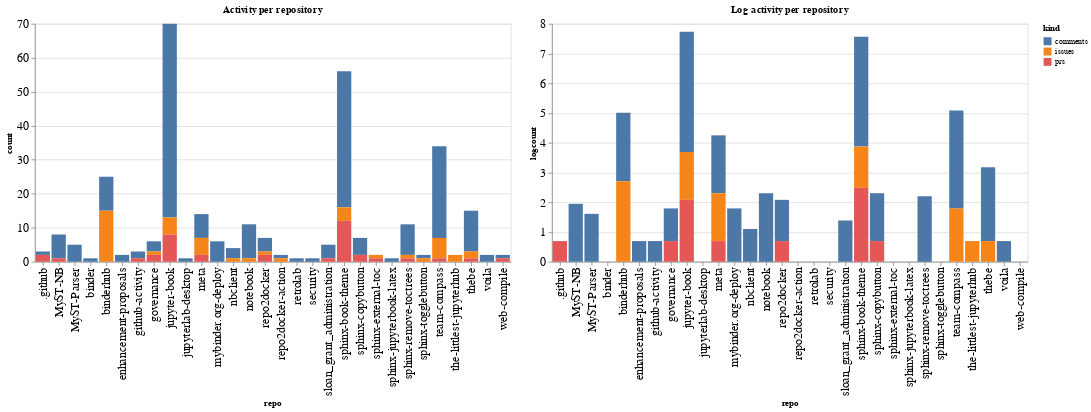

The code cell stored with this chart in its notebook:
### Code cell
ch1 = alt.Chart(repo_summaries, width=600, title="Activity per repository").mark_bar().encode(
    x='repo',
    y='count',
    color='kind',
    tooltip="kind"
)

ch2 = alt.Chart(repo_summaries, width=600, title="Log activity per repository").mark_bar().encode(
    x='repo',
    y='logcount',
    color='kind',
    tooltip="kind"
)

ch1 | ch2

### Figure 1 — Vega-Lite specification as saved in the notebook (floating-point values rounded to 4 significant figures)
{"config": {"axisLeft": {"labelFontSize": 15}, "axisBottom": {"labelFontSize": 15}}, "hconcat": [{"mark": "bar", "encoding": {"color": {"type": "nominal", "field": "kind"}, "tooltip": {"type": "nominal", "field": "kind"}, "x": {"type": "nominal", "field": "repo"}, "y": {"type": "quantitative", "field": "count"}}, "title": "Activity per repository", "width": 600}, {"mark": "bar", "encoding": {"color": {"type": "nominal", "field": "kind"}, "tooltip": {"type": "nominal", "field": "kind"}, "x": {"type": "nominal", "field": "repo"}, "y": {"type": "quantitative", "field": "logcount"}}, "title": "Log activity per repository", "width": 600}], "data": {"name": "data-d84842c1455c2e5df98a932da5e22948"}, "$schema": "https://vega.github.io/schema/vega-lite/v4.8.1.json", "datasets": {"data-d84842c1455c2e5df98a932da5e22948": [{"repo": ".github", "kind": "comments", "count": 1, "logcount": 0.0}, {"repo": ".github", "kind": "prs", "count": 2, "logcount": 0.6931}, {"repo": "MyST-NB", "kind": "comments", "count": 7, "logcount": 1.946}, {"repo": "MyST-NB", "kind": "prs", "count": 1, "logcount": 0.0}, {"repo": "MyST-Parser", "kind": "comments", "count": 5, "logcount": 1.609}, {"repo": "binder", "kind": "comments", "count": 1, "logcount": 0.0}, {"repo": "binderhub", "kind": "comments", "count": 10, "logcount": 2.303}, {"repo": "binderhub", "kind": "issues", "count": 15, "logcount": 2.708}, {"repo": "enhancement-proposals", "kind": "comments", "count": 2, "logcount": 0.6931}, {"repo": "github-activity", "kind": "comments", "count": 2, "logcount": 0.6931}, {"repo": "github-activity", "kind": "prs", "count": 1, "logcount": 0.0}, {"repo": "governance", "kind": "comments", "count": 3, "logcount": 1.099}, {"repo": "governance", "kind": "issues", "count": 1, "logcount": 0.0}, {"repo": "governance", "kind": "prs", "count": 2, "logcount": 0.6931}, {"repo": "jupyter-book", "kind": "comments", "count": 57, "logcount": 4.043}, {"repo": "jupyter-book", "kind": "issues", "count": 5, "logcount": 1.609}, {"repo": "jupyter-book", "kind": "prs", "count": 8, "logcount": 2.079}, {"repo": "jupyterlab-desktop", "kind": "comments", "count": 1, "logcount": 0.0}, {"repo": "meta", "kind": "comments", "count": 7, "logcount": 1.946}, {"repo": "meta", "kind": "issues", "count": 5, "logcount": 1.609}, {"repo": "meta", "kind": "prs", "count": 2, "logcount": 0.6931}, {"repo": "mybinder.org-deploy", "kind": "comments", "count": 6, "logcount": 1.792}, {"repo": "nbclient", "kind": "comments", "count": 3, "logcount": 1.099}, {"repo": "nbclient", "kind": "issues", "count": 1, "logcount": 0.0}, {"repo": "notebook", "kind": "comments", "count": 10, "logcount": 2.303}, {"repo": "notebook", "kind": "issues", "count": 1, "logcount": 0.0}, {"repo": "repo2docker", "kind": "comments", "count": 4, "logcount": 1.386}, {"repo": "repo2docker", "kind": "issues", "count": 1, "logcount": 0.0}, {"repo": "repo2docker", "kind": "prs", "count": 2, "logcount": 0.6931}, {"repo": "repo2docker-action", "kind": "comments", "count": 1, "logcount": 0.0}, {"repo": "repo2docker-action", "kind": "issues", "count": 1, "logcount": 0.0}, {"repo": "retrolab", "kind": "comments", "count": 1, "logcount": 0.0}, {"repo": "security", "kind": "comments", "count": 1, "logcount": 0.0}, {"repo": "sloan_grant_administration", "kind": "comments", "count": 4, "logcount": 1.386}, {"repo": "sloan_grant_administration", "kind": "prs", "count": 1, "logcount": 0.0}, {"repo": "sphinx-book-theme", "kind": "comments", "count": 40, "logcount": 3.689}, {"repo": "sphinx-book-theme", "kind": "issues", "count": 4, "logcount": 1.386}, {"repo": "sphinx-book-theme", "kind": "prs", "count": 12, "logcount": 2.485}, {"repo": "sphinx-copybutton", "kind": "comments", "count": 5, "logcount": 1.609}, {"repo": "sphinx-copybutton", "kind": "prs", "count": 2, "logcount": 0.6931}, {"repo": "sphinx-external-toc", "kind": "issues", "count": 1, "logcount": 0.0}, {"repo": "sphinx-external-toc", "kind": "prs", "count": 1, "logcount": 0.0}, {"repo": "sphinx-jupyterbook-latex", "kind": "comments", "count": 1, "logcount": 0.0}, {"repo": "sphinx-remove-toctrees", "kind": "comments", "count": 9, "logcount": 2.197}, {"repo": "sphinx-remove-toctrees", "kind": "issues", "count": 1, "logcount": 0.0}, {"repo": "sphinx-remove-toctrees", "kind": "prs", "count": 1, "logcount": 0.0}, {"repo": "sphinx-togglebutton", "kind": "comments", "count": 1, "logcount": 0.0}, {"repo": "sphinx-togglebutton", "kind": "issues", "count": 1, "logcount": 0.0}, {"repo": "team-compass", "kind": "comments", "count": 27, "logcount": 3.296}, {"repo": "team-compass", "kind": "issues", "count": 6, "logcount": 1.792}, {"repo": "team-compass", "kind": "prs", "count": 1, "logcount": 0.0}, {"repo": "the-littlest-jupyterhub", "kind": "issues", "count": 2, "logcount": 0.6931}, {"repo": "thebe", "kind": "comments", "count": 12, "logcount": 2.485}, {"repo": "thebe", "kind": "issues", "count": 2, "logcount": 0.6931}, {"repo": "thebe", "kind": "prs", "count": 1, "logcount": 0.0}, {"repo": "voila", "kind": "comments", "count": 2, "logcount": 0.6931}, {"repo": "web-compile", "kind": "comments", "count": 1, "logcount": 0.0}, {"repo": "web-compile", "kind": "prs", "count": 1, "logcount": 0.0}]}}
